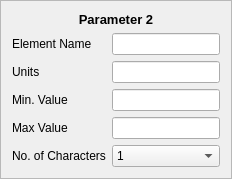
        <widget class="QFrame" name="frameParameter_2">
         <property name="frameShape">
          <enum>QFrame::StyledPanel</enum>
         </property>
         <property name="frameShadow">
          <enum>QFrame::Raised</enum>
         </property>
         <layout class="QFormLayout" name="formLayout_2">
          <item row="0" column="0" colspan="2">
           <widget class="QLabel" name="label_41">
            <property name="text">
             <string>&lt;html&gt;&lt;head/&gt;&lt;body&gt;&lt;p align=&quot;center&quot;&gt;&lt;span style=&quot; font-size:10pt; font-weight:600;&quot;&gt;Parameter 2&lt;/span&gt;&lt;/p&gt;&lt;/body&gt;&lt;/html&gt;</string>
            </property>
           </widget>
          </item>
          <item row="1" column="0">
           <widget class="QLabel" name="label_5">
            <property name="text">
             <string>Element Name</string>
            </property>
           </widget>
          </item>
          <item row="1" column="1">
           <widget class="QLineEdit" name="lineEdit_5"/>
          </item>
          <item row="2" column="0">
           <widget class="QLabel" name="label_7">
            <property name="text">
             <string>Units</string>
            </property>
           </widget>
          </item>
          <item row="2" column="1">
           <widget class="QLineEdit" name="lineEdit_6"/>
          </item>
          <item row="3" column="0">
           <widget class="QLabel" name="label_8">
            <property name="text">
             <string>Min. Value</string>
            </property>
           </widget>
          </item>
          <item row="3" column="1">
           <widget class="QLineEdit" name="lineEdit_7"/>
          </item>
          <item row="4" column="0">
           <widget class="QLabel" name="label_9">
            <property name="text">
             <string>Max Value</string>
            </property>
           </widget>
          </item>
          <item row="4" column="1">
           <widget class="QLineEdit" name="lineEdit_8"/>
          </item>
          <item row="5" column="0">
           <widget class="QLabel" name="label_10">
            <property name="text">
             <string>No. of Characters</string>
            </property>
           </widget>
          </item>
          <item row="5" column="1">
           <widget class="QComboBox" name="comboBox_2">
            <item>
             <property name="text">
              <string>1</string>
             </property>
            </item>
            <item>
             <property name="text">
              <string>2</string>
             </property>
            </item>
            <item>
             <property name="text">
              <string>3</string>
             </property>
            </item>
            <item>
             <property name="text">
              <string>4</string>
             </property>
            </item>
            <item>
             <property name="text">
              <string>5</string>
             </property>
            </item>
            <item>
             <property name="text">
              <string>6</string>
             </property>
            </item>
            <item>
             <property name="text">
              <string>7</string>
             </property>
            </item>
            <item>
             <property name="text">
              <string>8</string>
             </property>
            </item>
            <item>
             <property name="text">
              <string>9</string>
             </property>
            </item>
            <item>
             <property name="text">
              <string>10</string>
             </property>
            </item>
            <item>
             <property name="text">
              <string>11</string>
             </property>
            </item>
            <item>
             <property name="text">
              <string>12</string>
             </property>
            </item>
            <item>
             <property name="text">
              <string>13</string>
             </property>
            </item>
            <item>
             <property name="text">
              <string>14</string>
             </property>
            </item>
            <item>
             <property name="text">
              <string>15</string>
             </property>
            </item>
            <item>
             <property name="text">
              <string>16</string>
             </property>
            </item>
            <item>
             <property name="text">
              <string>17</string>
             </property>
            </item>
            <item>
             <property name="text">
              <string>18</string>
             </property>
            </item>
            <item>
             <property name="text">
              <string>19</string>
             </property>
            </item>
            <item>
             <property name="text">
              <string>20</string>
             </property>
            </item>
            <item>
             <property name="text">
              <string>21</string>
             </property>
            </item>
            <item>
             <property name="text">
              <string>22</string>
             </property>
            </item>
            <item>
             <property name="text">
              <string>23</string>
             </property>
            </item>
            <item>
             <property name="text">
              <string>24</string>
             </property>
            </item>
            <item>
             <property name="text">
              <string>25</string>
             </property>
            </item>
            <item>
             <property name="text">
              <string>26</string>
             </property>
            </item>
            <item>
             <property name="text">
              <string>27</string>
             </property>
            </item>
            <item>
             <property name="text">
              <string>28</string>
             </property>
            </item>
            <item>
             <property name="text">
              <string>29</string>
             </property>
            </item>
            <item>
             <property name="text">
              <string>30</string>
             </property>
            </item>
           </widget>
          </item>
         </layout>
        </widget>
